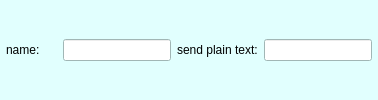
    <widget class="QWidget" name="widget_6" native="true">
     <property name="sizePolicy">
      <sizepolicy hsizetype="Expanding" vsizetype="Minimum">
       <horstretch>0</horstretch>
       <verstretch>0</verstretch>
      </sizepolicy>
     </property>
     <property name="palette">
      <palette>
       <active>
        <colorrole role="Base">
         <brush brushstyle="SolidPattern">
          <color alpha="255">
           <red>255</red>
           <green>255</green>
           <blue>255</blue>
          </color>
         </brush>
        </colorrole>
        <colorrole role="Window">
         <brush brushstyle="SolidPattern">
          <color alpha="255">
           <red>225</red>
           <green>255</green>
           <blue>254</blue>
          </color>
         </brush>
        </colorrole>
       </active>
       <inactive>
        <colorrole role="Base">
         <brush brushstyle="SolidPattern">
          <color alpha="255">
           <red>255</red>
           <green>255</green>
           <blue>255</blue>
          </color>
         </brush>
        </colorrole>
        <colorrole role="Window">
         <brush brushstyle="SolidPattern">
          <color alpha="255">
           <red>225</red>
           <green>255</green>
           <blue>254</blue>
          </color>
         </brush>
        </colorrole>
       </inactive>
       <disabled>
        <colorrole role="Base">
         <brush brushstyle="SolidPattern">
          <color alpha="255">
           <red>225</red>
           <green>255</green>
           <blue>254</blue>
          </color>
         </brush>
        </colorrole>
        <colorrole role="Window">
         <brush brushstyle="SolidPattern">
          <color alpha="255">
           <red>225</red>
           <green>255</green>
           <blue>254</blue>
          </color>
         </brush>
        </colorrole>
       </disabled>
      </palette>
     </property>
     <property name="autoFillBackground">
      <bool>true</bool>
     </property>
     <layout class="QHBoxLayout" name="horizontalLayout_5">
      <property name="spacing">
       <number>6</number>
      </property>
      <property name="leftMargin">
       <number>6</number>
      </property>
      <property name="topMargin">
       <number>2</number>
      </property>
      <property name="rightMargin">
       <number>6</number>
      </property>
      <property name="bottomMargin">
       <number>2</number>
      </property>
      <item>
       <widget class="QLabel" name="label_4">
        <property name="minimumSize">
         <size>
          <width>51</width>
          <height>0</height>
         </size>
        </property>
        <property name="maximumSize">
         <size>
          <width>51</width>
          <height>16777215</height>
         </size>
        </property>
        <property name="text">
         <string>name:</string>
        </property>
        <property name="buddy">
         <cstring>lineEdit_trigger_name</cstring>
        </property>
       </widget>
      </item>
      <item>
       <widget class="QLineEdit" name="lineEdit_trigger_name">
        <property name="maximumSize">
         <size>
          <width>16777215</width>
          <height>16777215</height>
         </size>
        </property>
        <property name="toolTip">
         <string>Chose a good name for your trigger. This name will be displayed in the trigger tree.</string>
        </property>
       </widget>
      </item>
      <item>
       <widget class="QLabel" name="label_5">
        <property name="text">
         <string>send plain text:</string>
        </property>
        <property name="buddy">
         <cstring>trigger_command</cstring>
        </property>
       </widget>
      </item>
      <item>
       <widget class="QLineEdit" name="trigger_command">
        <property name="minimumSize">
         <size>
          <width>0</width>
          <height>0</height>
         </size>
        </property>
        <property name="toolTip">
         <string>Type in what command you want the trigger to send to the MUD if it fires. (optional)</string>
        </property>
       </widget>
      </item>
     </layout>
    </widget>
